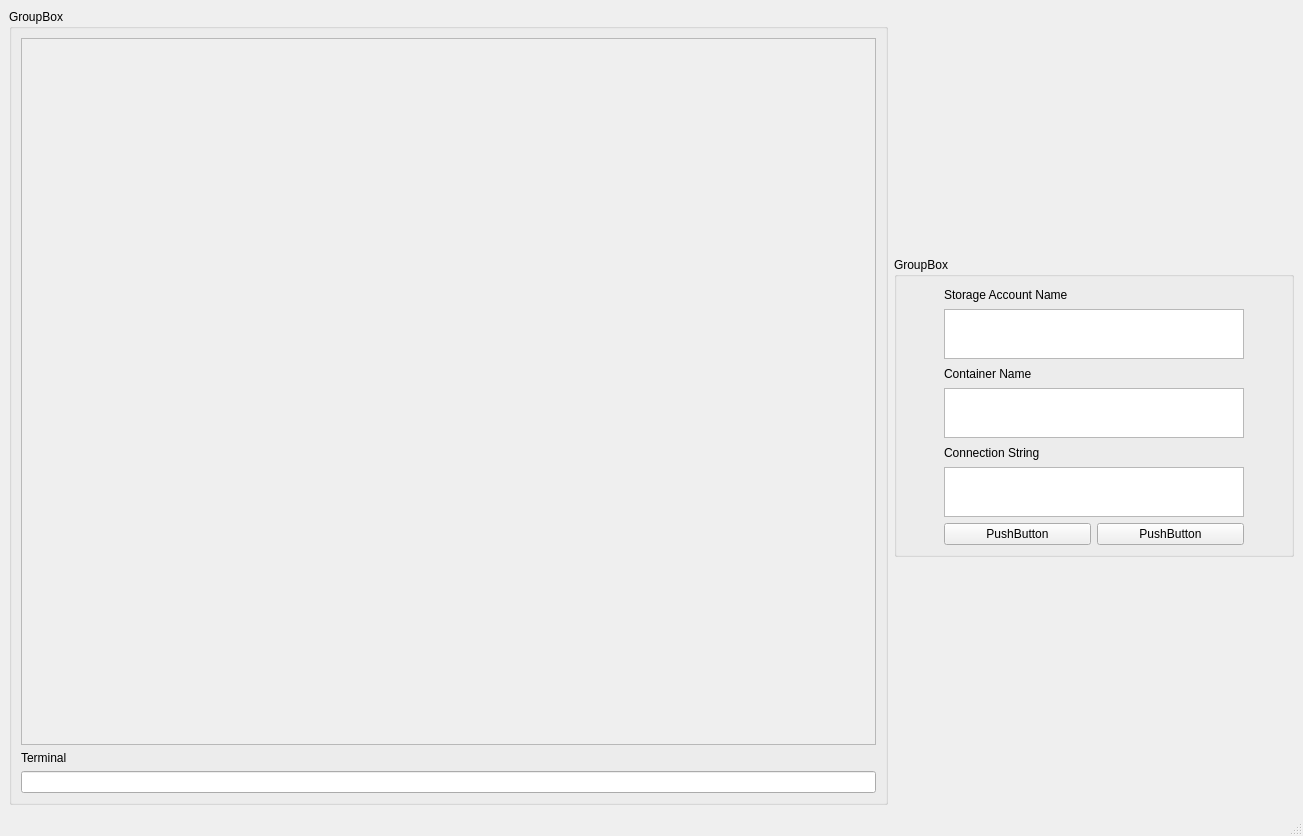
<?xml version="1.0" encoding="UTF-8"?>
<ui version="4.0">
 <class>MainWindow</class>
 <widget class="QMainWindow" name="MainWindow">
  <property name="geometry">
   <rect>
    <x>0</x>
    <y>0</y>
    <width>1303</width>
    <height>836</height>
   </rect>
  </property>
  <property name="windowTitle">
   <string>MainWindow</string>
  </property>
  <widget class="QWidget" name="centralwidget">
   <layout class="QHBoxLayout" name="horizontalLayout_2">
    <item>
     <widget class="QGroupBox" name="groupBox">
      <property name="sizePolicy">
       <sizepolicy hsizetype="Minimum" vsizetype="Preferred">
        <horstretch>0</horstretch>
        <verstretch>0</verstretch>
       </sizepolicy>
      </property>
      <property name="title">
       <string>GroupBox</string>
      </property>
      <layout class="QGridLayout" name="gridLayout_2">
       <item row="0" column="0">
        <widget class="QScrollArea" name="scrollArea">
         <property name="widgetResizable">
          <bool>true</bool>
         </property>
         <widget class="QWidget" name="scrollAreaWidgetContents">
          <property name="geometry">
           <rect>
            <x>0</x>
            <y>0</y>
            <width>848</width>
            <height>673</height>
           </rect>
          </property>
         </widget>
        </widget>
       </item>
       <item row="2" column="0">
        <widget class="QLineEdit" name="lineEdit"/>
       </item>
       <item row="1" column="0">
        <widget class="QLabel" name="label_4">
         <property name="text">
          <string>Terminal</string>
         </property>
        </widget>
       </item>
      </layout>
     </widget>
    </item>
    <item>
     <widget class="QGroupBox" name="groupBox_2">
      <property name="sizePolicy">
       <sizepolicy hsizetype="Minimum" vsizetype="Minimum">
        <horstretch>0</horstretch>
        <verstretch>0</verstretch>
       </sizepolicy>
      </property>
      <property name="maximumSize">
       <size>
        <width>400</width>
        <height>300</height>
       </size>
      </property>
      <property name="title">
       <string>GroupBox</string>
      </property>
      <layout class="QGridLayout" name="gridLayout">
       <item row="0" column="0">
        <layout class="QVBoxLayout" name="verticalLayout">
         <item>
          <widget class="QLabel" name="label">
           <property name="text">
            <string>Storage Account Name</string>
           </property>
          </widget>
         </item>
         <item>
          <widget class="QPlainTextEdit" name="plainTextEdit">
           <property name="maximumSize">
            <size>
             <width>300</width>
             <height>50</height>
            </size>
           </property>
          </widget>
         </item>
         <item>
          <widget class="QLabel" name="label_2">
           <property name="text">
            <string>Container Name</string>
           </property>
          </widget>
         </item>
         <item>
          <widget class="QPlainTextEdit" name="plainTextEdit_2">
           <property name="maximumSize">
            <size>
             <width>300</width>
             <height>50</height>
            </size>
           </property>
          </widget>
         </item>
         <item>
          <widget class="QLabel" name="label_3">
           <property name="text">
            <string>Connection String</string>
           </property>
          </widget>
         </item>
         <item>
          <widget class="QPlainTextEdit" name="plainTextEdit_3">
           <property name="maximumSize">
            <size>
             <width>300</width>
             <height>50</height>
            </size>
           </property>
          </widget>
         </item>
         <item>
          <layout class="QHBoxLayout" name="horizontalLayout">
           <item>
            <widget class="QPushButton" name="pushButton">
             <property name="text">
              <string>PushButton</string>
             </property>
            </widget>
           </item>
           <item>
            <widget class="QPushButton" name="pushButton_2">
             <property name="text">
              <string>PushButton</string>
             </property>
            </widget>
           </item>
          </layout>
         </item>
        </layout>
       </item>
      </layout>
     </widget>
    </item>
   </layout>
  </widget>
  <widget class="QMenuBar" name="menubar">
   <property name="geometry">
    <rect>
     <x>0</x>
     <y>0</y>
     <width>1303</width>
     <height>25</height>
    </rect>
   </property>
  </widget>
  <widget class="QStatusBar" name="statusbar"/>
 </widget>
 <resources/>
 <connections/>
</ui>
